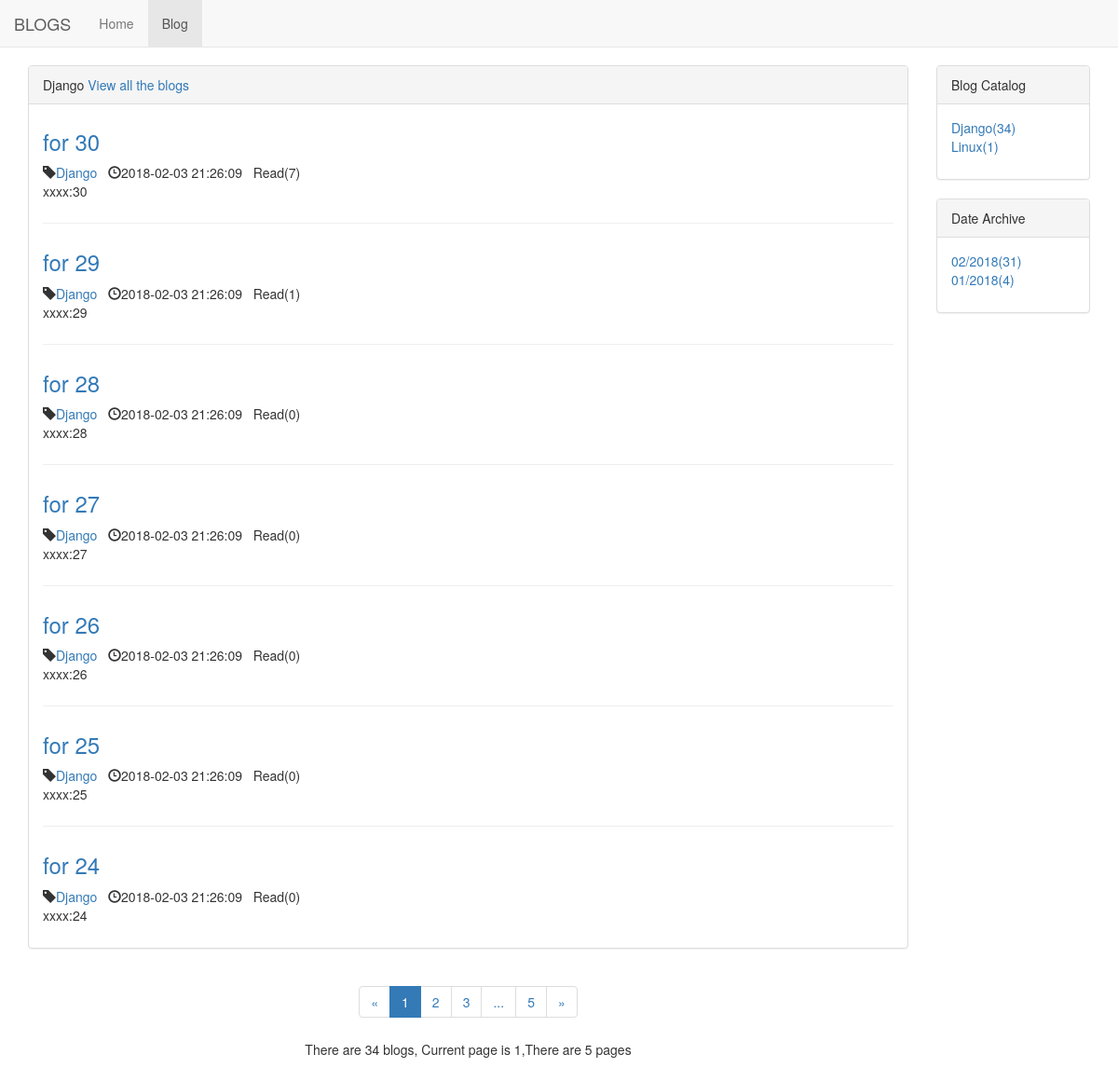
The page /blog/type/1 on the database its author committed.
### blog/models.py (models this page shows, shortened)
class BlogType(models.Model):
    type_name = models.CharField(max_length=50)
    def __str__(self): # for displaying in admin management
        return self.type_name

class Blog(models.Model):
    title = models.CharField(max_length=50)
    blog_type = models.ForeignKey(BlogType,on_delete=models.DO_NOTHING)
    content = RichTextUploadingField()#RichTextField()
    author = models.ForeignKey(User,on_delete=models.DO_NOTHING)
    readed_num = models.IntegerField(default=0)
    create_time = models.DateTimeField(auto_now_add=True)
    last_update_time = models.DateTimeField(auto_now=True) # previous is DateFiled modified
    class Meta:
        ordering= ['-create_time']

### blog/views.py (the view)
# urls.py: path('type/<int:blog_type_pk>',views.blogs_with_type,name="blogs_with_type"),
def blogs_with_type(request,blog_type_pk):
    blog_type = get_object_or_404(BlogType,pk=blog_type_pk)  # 2nd
    blogs_all_list = Blog.objects.filter(blog_type=blog_type)
    context=get_blog_list_common_data(request,blogs_all_list)
    context['blog_type']=blog_type   # 3rd
    return render_to_response('blog/blog_with_type.html',context)

### blog/templates/blog/blog_with_type.html (shortened to what this page needs)
{% extends 'blog/blog_list.html' %}
{% block blog_list_title %}
{{blog_type.type_name}}
<a href="{% url 'blog_list' %}">View all the blogs</a>
{% endblock %}

### blog/templates/blog/blog_list.html (shortened to what this page needs)
{% extends 'base.html' %}
{% block nav_blog_active %}active{% endblock %}
{% load staticfiles %}
{% block header_extend %}
    <link rel="stylesheet" href="{% static 'blog.css' %}">
{% endblock %}
{% block content %}
    <div class="container">
        <div class="row">
            <div class="col-xs-12 col-sm-8 col-md-9 col-lg-10">
                <div class="panel panel-default">
                    <div class="panel-heading">{% block blog_list_title %} Blog List {% endblock %} </div>
                    <div class="panel-body">
                        {% for blog in blogs %}
                            <div class="blog">
                                    <h3><a href="{% url 'blog_detail' blog.pk %}">{{blog.title}}</a></h3>
                            <p class="blog-info">
                                    <span class="glyphicon glyphicon-tag"></span><a href="{% url 'blogs_with_type' blog.blog_type.pk %}">{{blog.blog_type}}</a>&nbsp;&nbsp;
                                    <span class="glyphicon glyphicon-time"></span>{{blog.create_time|date:"Y-m-d H:i:s"}} &nbsp;&nbsp;Read({{blog.readed_num}})
                            </p>
                                    <p>{{blog.content|striptags|truncatechars:200}}</p>
                            </div>
                        {% empty %}
                            <div class="blog">
                                <h3>-- There is no Blogs --</h3>
                            </div>
                        {% endfor %}
                    </div>
                </div>
                <div class="paginator">
                    <ul class="pagination">
                        <li>
                            {%if page_of_blogs.has_previous%}
                                <a href="?page={{page_of_blogs.previous_page_number}}" aria-label="Previous">
                                    <span aria-hidden="true">&laquo;</span>
                                </a>
                            {% else %}
                                <span aria-hidden="true">&laquo;</span>
                            {% endif %}
                        </li>
                        {% for page_num in page_range%}
                            {% if page_num == page_of_blogs.number %}
                                <li class="active"><span>{{page_num}}</span></li>
                            {% else %}
                                {% if page_num == '...'%}
                                <li><span>{{ page_num }}</span></li>
                                {% else %}
                                <li><a href="?page={{ page_num }}">{{ page_num }}</a></li>
                                {% endif %}
                            {% endif %}
                        {% endfor %}
                        <li>
                            {%if page_of_blogs.has_next%}
                                <a href="?page={{page_of_blogs.next_page_number}}" aria-label="Next">
                                    <span aria-hidden="true">&raquo;</span>
                                </a>
                            {% else %}
                                <span aria-hidden="true">&raquo;</span>
                            {% endif %}
                        </li>
                    </ul>
                    <p>
                        There are {{page_of_blogs.paginator.count}} blogs, Current page is {{ page_of_blogs.number }},There are  {{page_of_blogs.paginator.num_pages}}  pages
                    </p>
                </div>
            </div>
            <div class="hidden-xs col-sm-4 col-md-3 col-lg-2">
                <div class="panel panel-default">
                    <div class="panel-heading">Blog Catalog</div>
                    <div class="panel-body">
                        <ul class="blog-types">
                            {% for blog_type in blog_types %}
                            <li><a href="{% url 'blogs_with_type' blog_type.pk %}">{{blog_type.type_name}}({{blog_type.blog_count}})</a>
                            </li>
                            {% empty %}
                            <li>There is no Catalogs</li>
                            {% endfor %}
                        </ul>
                    </div>
                </div>
                <div class="panel panel-default">
                    <div class="panel-heading">Date Archive</div>
                    <div class="panel-body">
                        <ul class="blog-date">
                            {% for blog_date,blog_count in blog_dates.items %}
                            <li><a href="{% url 'blogs_with_date' blog_date.year blog_date.month %}">
                                {{blog_date|date:"m/Y"}}({{blog_count}})</a>
                            </li>
                            {% empty %}
                            <li>There is no Date Archive</li>
                            {% endfor %}
                        </ul>
                    </div>
                </div>
            </div>
        </div>
    </div>
{% endblock %}

### static/base.css (style rules this page uses)
* { margin:0; padding:0; }
body { margin-top:70px!important; }

### blog/static/blog.css (style rules this page uses)
ul.blog-types { list-style-type: none; }
div.blog:not(:last-child) { margin-bottom:2em; padding-bottom:1em; border-bottom:1px solid #eee; }
div.blog h3 { margin-top:0.5em; }
div.blog p.blog-info { margin-bottom:0; }
div.paginator { text-align: center; }
ul.blog-date { list-style-type: none; }

### rows shown on the page
BlogType: type_name "Django", blog_count "34"
Blog: title "for 30", blog_type "Django", create_time "2018-02-03 21:26:09", readed_num "7", content "xxxx:30"
Blog: title "for 29", blog_type "Django", create_time "2018-02-03 21:26:09", readed_num "1", content "xxxx:29"
Blog: title "for 28", blog_type "Django", create_time "2018-02-03 21:26:09", readed_num "0", content "xxxx:28"
Blog: title "for 27", blog_type "Django", create_time "2018-02-03 21:26:09", readed_num "0", content "xxxx:27"
Blog: title "for 26", blog_type "Django", create_time "2018-02-03 21:26:09", readed_num "0", content "xxxx:26"
Blog: title "for 25", blog_type "Django", create_time "2018-02-03 21:26:09", readed_num "0", content "xxxx:25"
Blog: title "for 24", blog_type "Django", create_time "2018-02-03 21:26:09", readed_num "0", content "xxxx:24"
BlogType: type_name "Linux", blog_count "1"

### other values the page prints
{{ page_num }} "1"
{{ page_num }} "2" "3" "5"
{{ page_num }} "..."
{{ page_of_blogs.paginator.count }} "34"
{{ page_of_blogs.number }} "1"
{{ page_of_blogs.paginator.num_pages }} "5"
{{ blog_date|date:"m/Y" }} "02/2018" "01/2018"
{{ blog_count }} "31" "4"
